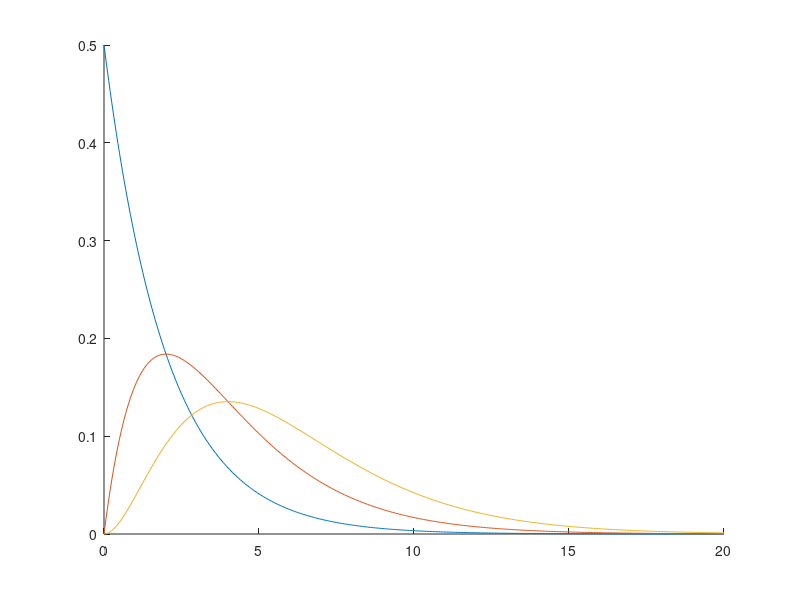

This chart was generated by the following MATLAB code:
clear all
clc

x=0:0.05:20;

hold on
y=chi2pdf(x,2);
plot(x,y);
y=chi2pdf(x,4);
plot(x,y);
y=chi2pdf(x,6);
plot(x,y);
hold off